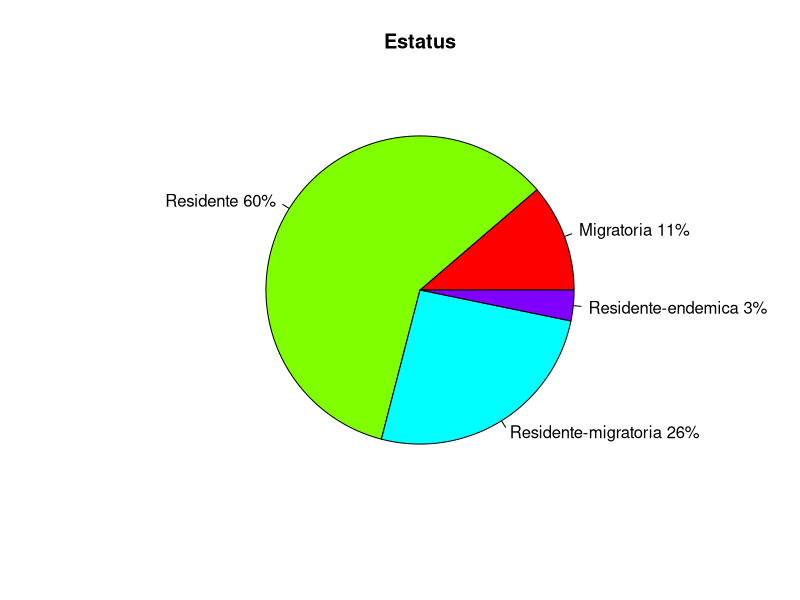

The R source for this figure:
## ---- chunk 1
spe<-c(7,37,16,2)
estatus<-c("Migratoria","Residente","Residente-migratoria","Residente-endemica")     #grado de amenaza

#pie(spe,labels =  "Estatus")

porcenteje<-round(spe/sum(spe)*100)
estatus<-paste(estatus,porcenteje)
estatus<-paste(estatus,"%", sep = "") 
pie(spe,labels = estatus,col = rainbow(length(estatus)),main="Estatus")

